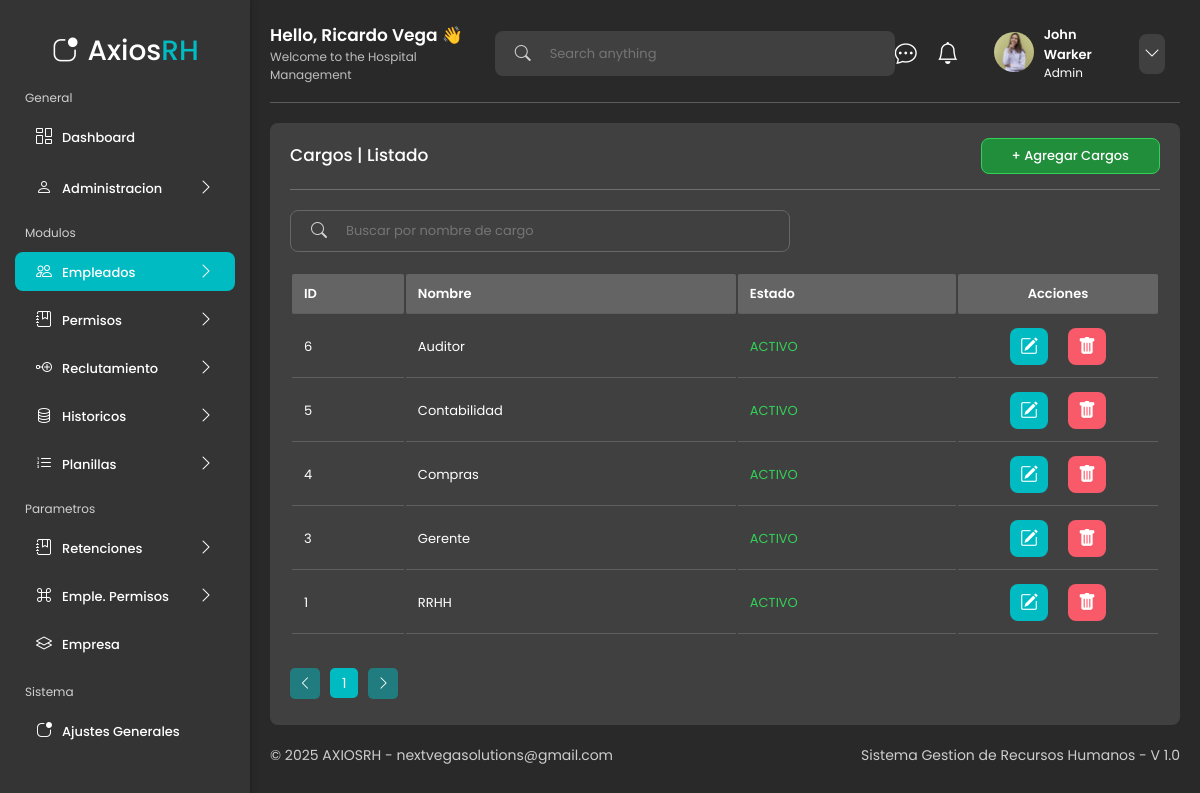
The app's page /empleados/cargos with its own data.
### app/models.py (models this page shows, shortened)
class Cargo(models.Model):
    ESTADOS = [
        ('ACTIVO', 'Activo'),
        ('INACTIVO', 'Inactivo'),
    ]
    nombre = models.CharField(max_length=100, unique=True)
    estado = models.CharField(max_length=10, choices=ESTADOS)
    comentarios = models.TextField(blank=True, null=True)
    class Meta:
        verbose_name = "Cargo"
        verbose_name_plural = "Cargos"

### app/views.py (the view)
# urls.py: path("empleados/cargos", views.cargos, name="cargos"),
def cargos(request):
    query = request.GET.get('buscador', '').strip()
    cargos_list = Cargo.objects.all()
    if query:
        cargos_list = cargos_list.filter(nombre__icontains=query)
    cargos_list = cargos_list.order_by('-id')
    paginator = Paginator(cargos_list, 10)
    page_number = request.GET.get('page')
    cargos = paginator.get_page(page_number)
    return render(request, 'pages/empleados/cargos.html', {
        'title': 'Cargos',
        'cargos': cargos,
        'query': query,
    })

### ui/templates/pages/empleados/cargos.html (shortened to what this page needs)
{% extends 'layouts/dashboard_layout.html' %}
{% load static %}
{% block content %}
<main class="table__principal__datos">
    <section class="table__principal__datos__content">
        <div class="table__left__information">
            <header class="table__left__information__header">
                <div class="table__left__information__header__title">
                    <h3 class="table__left__information__header__title-text">{{title}} | Listado</h3>
                </div>
                <div class="table__left__information__header__link">
                    <a class="table__left__information__header__link-click" href="{% url 'nuevo_cargo' %}">+ Agregar {{title}}</a>
                </div>
            </header>
            <div class="table__left__information__help">
                <form method="get" class="table__left__information__help__form">
                    <label for="search" class="table__left__information__help__form-label"><i class="bi bi-search"></i></label>
                    <div class="table__left__information__help__form__input">
                        <input
                            class="table__left__information__help__form__input-text"
                            type="search"
                            name="buscador"
                            id="search"
                            placeholder="Buscar por nombre de cargo"
                            value="{{ request.GET.q|default:'' }}"
                        >
                    </div>
                </form>
            </div>
            <table class="table__left__information__table">
                <thead>
                    <tr>
                        <th>ID</th>
                        <th>Nombre</th>
                        <th>Estado</th>
                        <th class="sortable sortable__acciones" style="text-align: center;">Acciones</th>
                    </tr>
                </thead>
                <tbody>
                    {% for cargo in cargos %}
                        <tr>
                            <td>{{ cargo.id }}</td>
                            <td>{{ cargo.nombre }}</td>
                            <td class="status {% if cargo.estado == 'ACTIVO' %}discharge{% else %}transfer{% endif %}">
                                {{ cargo.estado }}
                            </td>
                            <td class="table__left__information__table__acciones">
                                <a href="{% url 'editar_cargo' cargo.id %}" class="editar">
                                    <i class="bi bi-pencil-square"></i>
                                </a>
                                <a href="{% url 'eliminar_cargo' cargo.id %}" class="eliminar" data-id="{{ cargo.id }}">
                                    <i class="bi bi-trash-fill"></i>
                                </a>
                            </td>
                        </tr>
                    {% empty %}
                        <tr>
                            <td colspan="5">No hay cargos registrados.</td>
                        </tr>
                    {% endfor %}
                </tbody>
            </table>
            <div class="pagination">
                <ul class="pagination_list">
                    <li>
                        {% if cargos.has_previous %}
                            <a href="?page={{ cargos.previous_page_number }}{% if query %}&q={{ query }}{% endif %}">
                                <i class="bi bi-chevron-left"></i>
                            </a>
                        {% else %}
                            <span class="disabled"><i class="bi bi-chevron-left"></i></span>
                        {% endif %}
                    </li>
                    <li>
                        <a href="?page={{ cargos.number }}{% if query %}&q={{ query }}{% endif %}" class="current">
                            {{ cargos.number }}
                        </a>
                    </li>
                    <li>
                        {% if cargos.has_next %}
                            <a href="?page={{ cargos.next_page_number }}{% if query %}&q={{ query }}{% endif %}">
                                <i class="bi bi-chevron-right"></i>
                            </a>
                        {% else %}
                            <span class="disabled"><i class="bi bi-chevron-right"></i></span>
                        {% endif %}
                    </li>
                </ul>
            </div>
        </div>
    </section>
</main>
{% endblock %}

### records on screen
Cargo: id "6", nombre "Auditor", estado "ACTIVO"
Cargo: id "5", nombre "Contabilidad", estado "ACTIVO"
Cargo: id "4", nombre "Compras", estado "ACTIVO"
Cargo: id "3", nombre "Gerente", estado "ACTIVO"
Cargo: id "1", nombre "RRHH", estado "ACTIVO"

### other values on screen
{{ title }} "Cargos"
{{ cargos.number }} "1"
